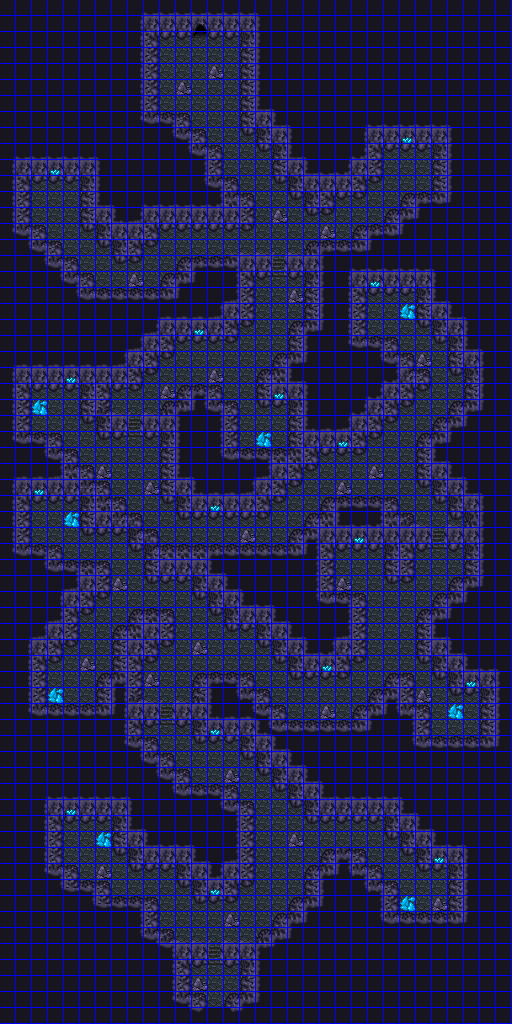

A level layout from a 2D game, rendered from its tile map. Below: a short description, then the map file with tile-grid data replaced by summaries:
An orthogonal 64x128 tile map with 8x8 px tiles, 3 tile layers (BG, FG, Grid), 1 hidden layer not drawn, 5 tilesets and 124 objects (28x Event).

<map version="1.5" tiledversion="1.5.0" orientation="orthogonal" renderorder="right-down" width="64" height="128" tilewidth="8" tileheight="8" infinite="0" backgroundcolor="#000000" nextlayerid="7" nextobjectid="193">
 <properties>
  <property name="Flags" value="" />
  <property name="Max Steps" type="int" value="16" />
  <property name="Min Steps" type="int" value="4" />
  <property name="On Load Event">ifVariable(0, "&gt;=", 6)
  changeSprite("Boulder", 32)
  changePassability(13, 62, "clear")
endIf</property>
  <property name="music" value="labyrinth" />
 </properties>
 <tileset firstgid="1" source="../../../Tiled/grid.tsx" />
 <tileset firstgid="2" source="../../../tilesets/cavern2.tsx" />
 <tileset firstgid="130" source="../../../Tiled/sprites.tsx" />
 <tileset firstgid="386" source="../../../Tiled/passability.tsx" />
 <tileset firstgid="387" source="../../../Tiled/battlers.tsx" />
 <layer id="1" name="BG" width="64" height="128">
  <data>[8192 cells, 8192 non-empty, 80 distinct tile ids]</data>
 </layer>
 <objectgroup id="2" name="Events" offsetx="0" offsety="4">
  <object id="35" name="Exit" type="Event" gid="385" x="192" y="16" width="16" height="24">
   <properties>
    <property name="Flags: Button" type="bool" value="false" />
    <property name="Script">hideScreen("fadeOut", 4)
teleport("maps/town2.dat", 4, 14, "down")
showScreen("fadeIn", 4)</property>
   </properties>
  </object>
  <object id="36" name="To floor2" type="Event" gid="385" x="208" y="1008" width="16" height="24">
   <properties>
    <property name="Script">hideScreen("maskOut", 1)
teleport("maps/town2/mine/floor2.dat", 8, 14, "up")
showScreen("instant", 1)</property>
   </properties>
  </object>
  <object id="37" name="Boulder" type="Event" gid="385" x="208" y="992" width="16" height="24">
   <properties>
    <property name="Flags: Button" type="bool" value="true" />
    <property name="Script">ifVariable(0, "&gt;=", 6)
  showDialog("__PLAYER__")
  showMessage("It won't budge.")
  hideDialog()
endIf</property>
   </properties>
  </object>
  <object id="38" name="Activate Boulder" type="Event" gid="385" x="208" y="976" width="16" height="24">
   <properties>
    <property name="Script">ifHasItem("helmet", "Miner's")
  ifVariable(0, "&lt;", 6)
    playSoundEffect("quake")
    changeSprite("Boulder", 32)
    changePassability(13, 62, "clear")
    shakeScreen(0, 1)
    showDialog("__PLAYER__")
                #123456789012345678901234
    showMessage("Wait what just happened.",
                "I just suddenly became__",
                "absolutely furious. The_",
                "fumes must be the cause.",
                "Such a tragedy seeing___",
                "Benjamin lose his mind__",
                "like that. May he rest__",
                "in peace now.___________")
    hideDialog()
    changeVariable(0, "set", 6)
    turnSwitchRangeOff(37, 63)
  endIf
endIf</property>
   </properties>
  </object>
  <object id="169" name="Crystals (switch=0)" type="Event" gid="385" x="400" y="128" width="16" height="24">
   <properties>
    <property name="Flags: Button" type="bool" value="true" />
    <property name="Script">ifSwitch(0, OFF)
  playSoundEffect("getItem", false)
  showOneLiner("You found some crystals.")
  givePlayerItem("treasure", "Crystal", 1)
else
  showOneLiner("There's nothing here.")
endIf
waitButtons()
turnSwitchOn(0)
hideDialog()</property>
   </properties>
  </object>
  <object id="170" name="Crystals (switch=0)" type="Event" gid="385" x="192" y="320" width="16" height="24">
   <properties>
    <property name="Flags: Button" type="bool" value="true" />
    <property name="Script">ifSwitch(0, OFF)
  playSoundEffect("getItem", false)
  showOneLiner("You found some crystals.")
  givePlayerItem("treasure", "Crystal", 1)
else
  showOneLiner("There's nothing here.")
endIf
waitButtons()
turnSwitchOn(0)
hideDialog()</property>
   </properties>
  </object>
  <object id="171" name="Crystals (switch=1)" type="Event" gid="385" x="48" y="160" width="16" height="24">
   <properties>
    <property name="Flags: Button" type="bool" value="true" />
    <property name="Script">ifSwitch(1, OFF)
  playSoundEffect("getItem", false)
  showOneLiner("You found some crystals.")
  givePlayerItem("treasure", "Crystal", 1)
else
  showOneLiner("There's nothing here.")
endIf
waitButtons()
turnSwitchOn(1)
hideDialog()</property>
   </properties>
  </object>
  <object id="172" name="Crystals (switch=1)" type="Event" gid="385" x="272" y="384" width="16" height="24">
   <properties>
    <property name="Flags: Button" type="bool" value="true" />
    <property name="Script">ifSwitch(1, OFF)
  playSoundEffect("getItem", false)
  showOneLiner("You found some crystals.")
  givePlayerItem("treasure", "Crystal", 1)
else
  showOneLiner("There's nothing here.")
endIf
waitButtons()
turnSwitchOn(1)
hideDialog()</property>
   </properties>
  </object>
  <object id="173" name="Crystals (switch=2)" type="Event" gid="385" x="64" y="368" width="16" height="24">
   <properties>
    <property name="Flags: Button" type="bool" value="true" />
    <property name="Script">ifSwitch(2, OFF)
  playSoundEffect("getItem", false)
  showOneLiner("You found some crystals.")
  givePlayerItem("treasure", "Crystal", 1)
else
  showOneLiner("There's nothing here.")
endIf
waitButtons()
turnSwitchOn(2)
hideDialog()</property>
   </properties>
  </object>
  <object id="174" name="Crystals (switch=2)" type="Event" gid="385" x="336" y="432" width="16" height="24">
   <properties>
    <property name="Flags: Button" type="bool" value="true" />
    <property name="Script">ifSwitch(2, OFF)
  playSoundEffect("getItem", false)
  showOneLiner("You found some crystals.")
  givePlayerItem("treasure", "Crystal", 1)
else
  showOneLiner("There's nothing here.")
endIf
waitButtons()
turnSwitchOn(2)
hideDialog()</property>
   </properties>
  </object>
  <object id="175" name="Crystals (switch=3)" type="Event" gid="385" x="208" y="496" width="16" height="24">
   <properties>
    <property name="Flags: Button" type="bool" value="true" />
    <property name="Script">ifSwitch(3, OFF)
  playSoundEffect("getItem", false)
  showOneLiner("You found some crystals.")
  givePlayerItem("treasure", "Crystal", 1)
else
  showOneLiner("There's nothing here.")
endIf
waitButtons()
turnSwitchOn(3)
hideDialog()</property>
   </properties>
  </object>
  <object id="176" name="Crystals (switch=3)" type="Event" gid="385" x="368" y="272" width="16" height="24">
   <properties>
    <property name="Flags: Button" type="bool" value="true" />
    <property name="Script">ifSwitch(3, OFF)
  playSoundEffect("getItem", false)
  showOneLiner("You found some crystals.")
  givePlayerItem("treasure", "Crystal", 1)
else
  showOneLiner("There's nothing here.")
endIf
waitButtons()
turnSwitchOn(3)
hideDialog()</property>
   </properties>
  </object>
  <object id="177" name="Crystals (switch=4)" type="Event" gid="385" x="352" y="528" width="16" height="24">
   <properties>
    <property name="Flags: Button" type="bool" value="true" />
    <property name="Script">ifSwitch(4, OFF)
  playSoundEffect("getItem", false)
  showOneLiner("You found some crystals.")
  givePlayerItem("treasure", "Crystal", 1)
else
  showOneLiner("There's nothing here.")
endIf
waitButtons()
turnSwitchOn(4)
hideDialog()</property>
   </properties>
  </object>
  </objectgroup>
 <layer id="3" name="FG" width="64" height="128">
  <data>[8192 cells, 10 non-empty, 7 distinct tile ids]</data>
 </layer>
 <objectgroup id="4" name="Regions" visible="0">
  <!-- 96 objects omitted --></objectgroup>
 <layer id="5" name="Passability" width="64" height="128" visible="0">
  <data>[8192 cells, 503 non-empty, 1 distinct tile ids]</data>
 </layer>
 <layer id="6" name="Grid" width="64" height="128">
  <data>[8192 cells, 2048 non-empty, 1 distinct tile ids]</data>
 </layer>
</map>
<!-- 111 of 124 objects omitted -->
